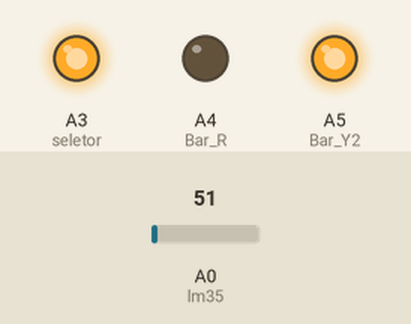
The sketch below on a simulated Arduino Uno, built with avr-gcc and run on an emulated ATmega328P. On the bench: output pins drawn as LEDs (lit = HIGH). The inputs (shaded band) are chosen by the test bench; at power-on: A0 (lm35) = 51. What the sketch prints to the serial monitor is not drawn.

Above: at 1.2 s.
1.3 s: A0 (lm35) set to 57
2.8 s: A0 (lm35) set to 66
At 3.4 s:
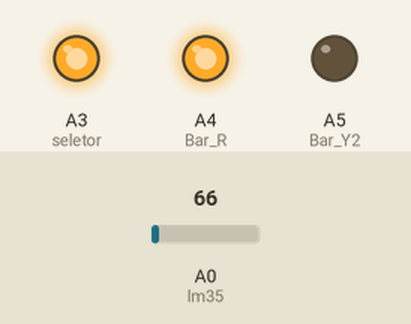
4.3 s: A0 (lm35) set to 30
At 5.5 s:
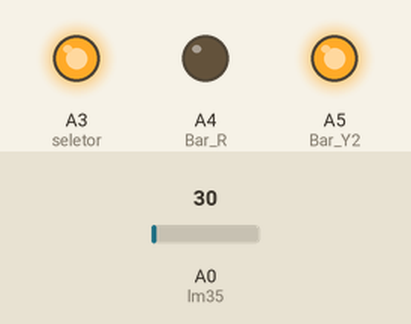
5.8 s: A0 (lm35) set to 61
At 6.9 s:
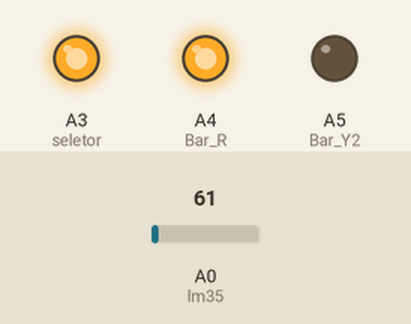
Timing chart, 0 to 8.3 s (numbered marks = the images above; inputs shaded):
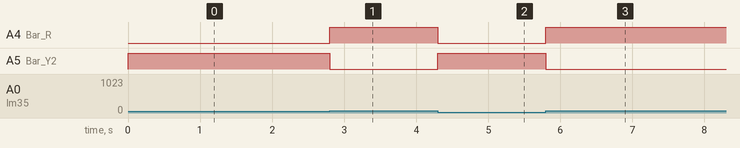

Measured:
- the behaviour switches between 60 and 61 on A0 (lm35) (found by bisection; images 0 and 1)
- after the input at 1.3 s, every drawn part: stays the same
- after the input at 2.8 s, A4 (Bar_R): LOW → HIGH at once; A5 (Bar_Y2): HIGH → LOW at once
- after the input at 4.3 s, A4 (Bar_R): HIGH → LOW at once; A5 (Bar_Y2): LOW → HIGH at once
- after the input at 5.8 s, A4 (Bar_R): LOW → HIGH at once; A5 (Bar_Y2): HIGH → LOW at once

The sketch:

lm35.ino
```cpp
float s;
const int seletor = A3;
const int Bar_Y2 = A5;
const int Bar_R = A4;
const int lm35 = A0;

float ler_sensor() {
  return analogRead(lm35);
}

void setup() {
  Serial.begin(9600);
  Serial.println("i");
  pinMode(Bar_R, OUTPUT);
  pinMode(Bar_Y2, OUTPUT);
  pinMode(seletor, OUTPUT);
  pinMode(lm35, INPUT);
  digitalWrite(seletor, HIGH);
}

void loop() {
  s = ler_sensor();

  if (s > 60) {
    digitalWrite(Bar_R, HIGH);
    digitalWrite(Bar_Y2, LOW);
  } else {
    digitalWrite(Bar_Y2, HIGH);
    digitalWrite(Bar_R, LOW);
  }
}
```
